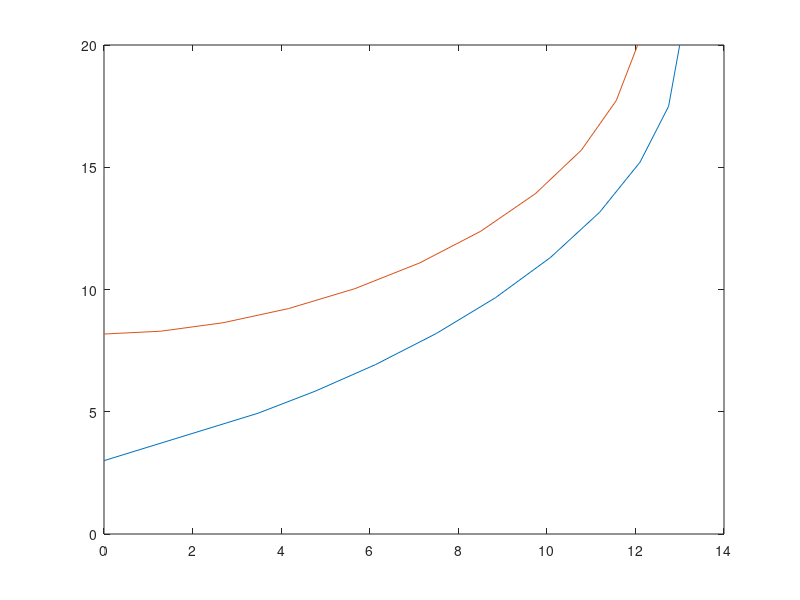

Here is the MATLAB script that generated this plot:
xh = [0
3.478825949
4.770107914
6.132125034
7.506070748
8.839545741
10.08334053
11.19084964
12.10516002
12.74863781
13];

yh = [3
4.940021389
5.841769563
6.929545268
8.203457434
9.664070924
11.31258131
13.15792289
15.21187763
17.49169771
20];

xs = [0
1.28105135
2.6884108
4.16838645
5.6672864
7.13141875
8.5070916
9.74061305
10.7782912
11.56643415
12.05135];

ys = [8.17896
8.29394912
8.64034816
9.22030464
10.03596608
11.08948
12.38299392
13.91865536
15.69861184
17.72501088
20];

plot(xh, yh)
hold on
plot(xs, ys)